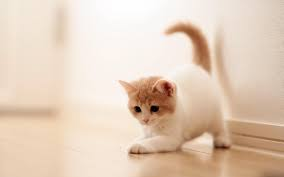
#> input picture python_code/images/cat2.jpg, 284 x 177 px, found by its file name
$ python croping.py
#> lines starting #> are read from the running program, lines starting #| are printed output that depends on the picture
# Importing Image class from PIL module
from PIL import Image

# Opens a image in RGB mode
im = Image.open("E:\Image_processing\python_code\images\cat2.jpg")
#> im is the input picture: PIL image 284x177 RGB; mean R, G, B 226.9, 205.3, 186.2

# Size of the image in pixels (size of original image)
# (This is not mandatory)
width, height = im.size
#> width = 284; height = 177

# Setting the points for cropped image
left = 5
top = height / 4
#> top = 44.25
right = 164
bottom = 3 * height / 4
#> bottom = 132.8

# Cropped image of above dimension
# (It will not change original image)
im1 = im.crop((left, top, right, bottom))
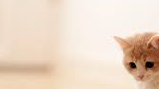
#> im1: PIL image 159x89 RGB; mean R, G, B 234.4, 214.5, 196.9

# Shows the image in image viewer
im1.show()
